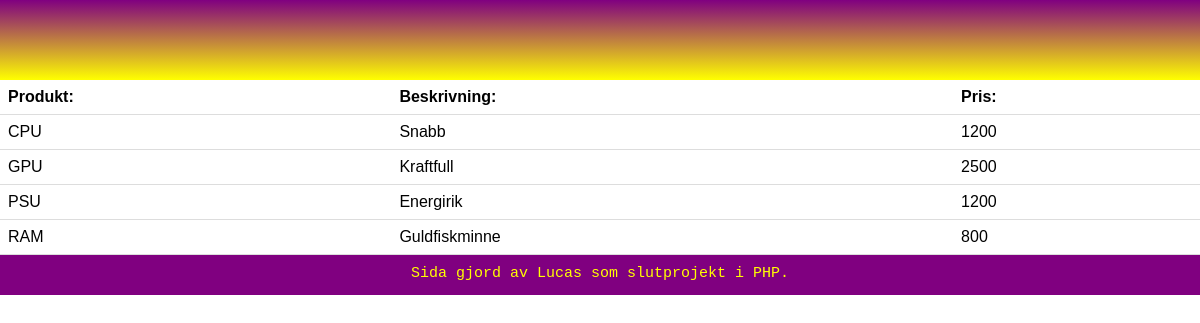
Before: /Webbrot/Produkter.php with the older database file.
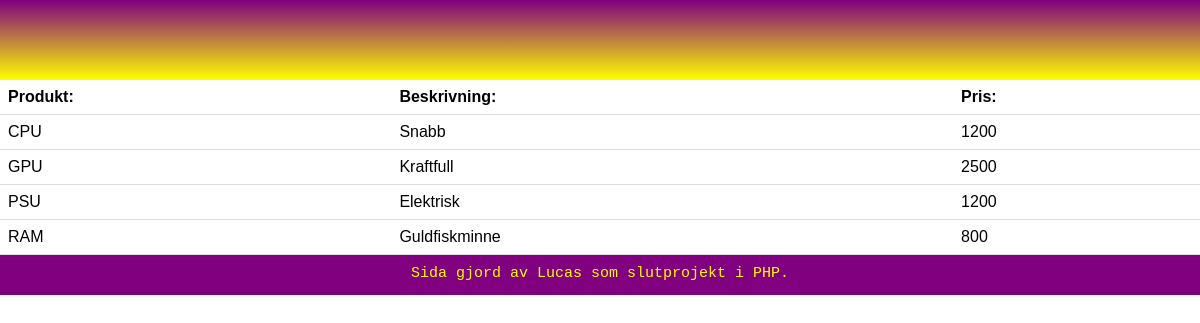
After: the same page with the newer database file.
### tables this page shows
CREATE TABLE `produkter` (
  `produktID` int(10) UNSIGNED NOT NULL,
  `namn` varchar(20) NOT NULL,
  `beskrivning` varchar(200) NOT NULL,
  `pris` int(50) NOT NULL,
  `bild` varchar(200) NOT NULL
);

### Webbrot/Produkter.php (called while the page is built, shortened)
<?php
	require "../Template/Produkter-template.php";
?>

### Template/Produkter-template.php (the view, shortened to what this page needs)
<?php
	require "connect.php";
		$sql = "SELECT * FROM produkter";
		$res = $dbh -> prepare($sql);
		$res -> execute();
		$result = $res -> get_result();
?>
<!DOCTYPE html>
<html lang="sv">
	<head>
		<link href="Slutprojekt.css" rel="stylesheet">
	</head>
	<body>
		<?php
			require "../Template/Nav.php";
		?>
		<main role="main">
			<table>
				<tr>
					<th>Produkt:</th>
					<th>Beskrivning:</th>
					<th>Pris:</th>
				</tr>
				<?php
				while($row = $result -> fetch_assoc())
				{
				echo "<tr><td>";
				echo $row['namn'];
				echo "</td><td>";
				echo $row['beskrivning'];
				echo "</td><td>";
				echo $row['pris'];
				}
				?>
			</table>
		</main>
		<div class="sidenav2">
		</div>
		<?php
			require "../Template/Footer.php";
		?>
	</body>
</html>

### Template/Nav.php
<div class="divsidenav">
	<nav role="navigation" class="sidenav">
		<ul>
			<li><a href="Index.php" id="Active">Hem</a></li>
			<li><a href="LoggaIn.php">Logga in</a></li>
			<li><a href="Produkter.php">Produkter</a></li>
			<li><a href="LaggTillprodukt.php">Lägg till</a></li>
		</ul>
	</nav>
</div>

### Template/Footer.php
<footer role="contentinfo">
	<p>Sida gjord av Lucas som slutprojekt i PHP.</p>
</footer>

### Webbrot/Slutprojekt.css (style rules this page uses)
* { box-sizing: border-box; }
body, html { margin: 0; font-family: Arial, Helvetica, sans-serif; height: 100%; }
.sidenav { height: 100%; width: 6.5%; z-index: 0; top: 0; left: 0; background-image: linear-gradient(purple, yellow); display: block; margin: 0; float: left; position: fixed; }
.sidenav ul { list-style: none; padding:5px; width: 100%; }
nav.sidenav li a { text-decoration: none; width: 100%; }
nav.sidenav ul { padding: 0; }
.divsidenav { height: 100%; float: left; width: 6.5%; }
.sidenav a { color: white; padding: 20px; display: block; float: left; transition: 0.2s; }
.sidenav2 { height: 100%; width: 2.06%; z-index: 0; top: 0; right: 0; background-image: linear-gradient(purple, yellow); display: block; margin: 0; float: right; position: fixed; }
#Active { background-color: white; color: black; }
table { border-collapse: collapse; width: 100%; }
th, td { padding: 8px; text-align: left; border-bottom: 1px solid #ddd; }
footer { height: 100px; width: 100%; z-index: 1; bottom: 0; background-color: purple; display: block; text-align: center; float: left; }
footer p { margin: 35px 0px; font-family: Courier New; font-size: 1.5em; color: yellow; }
main { float: left; width: calc(100% - 6.5% - 2.06%); }
@media screen and (max-width: 1400px) { main { float: left; width: 100%; } }
@media screen and (max-width: 1400px) { .sidenav { height: 10%; width: 100%; z-index: 0; top: 0; left: 0; background-image: linear-gradient(purple); display: block; margin: 0; float: left; position: fixed; } }
@media screen and (max-width: 1400px) { .sidenav ul { list-style: none; width: 100%; height: 10%; margin: 0; padding: 0; } }
@media screen and (max-width: 1400px) { nav.sidenav li a { text-decoration: none; height: 10%; width: 100%; float: left; } }
@media screen and (max-width: 1400px) { .divsidenav { height: 10%; float: left; width: 100%; } }
@media screen and (max-width: 1400px) { .sidenav a { color: white; padding: 0% 50%; display: block; float: left; transition: 0.2s; } }
@media screen and (max-width: 1400px) { .sidenav2 { height: 10%; width: 100%; z-index: 0; top: 0; right: 0; background-image: linear-gradient(purple); display: inline; margin: 0; float: right; position: fixed; } }
@media screen and (max-width: 1400px) { footer { height: 40px; width: 100%; z-index: 1; bottom: 0; background-image: linear-gradient(purple); display: block; text-align: center; float: left; } }
@media screen and (max-width: 1400px) { footer p { margin: 10px 0px; font-family: Courier New; font-size: 15px; color: yellow; } }

Changed rows visible on the page:
changed produkter "PSU": beskrivning "Energirik" → "Elektrisk"
